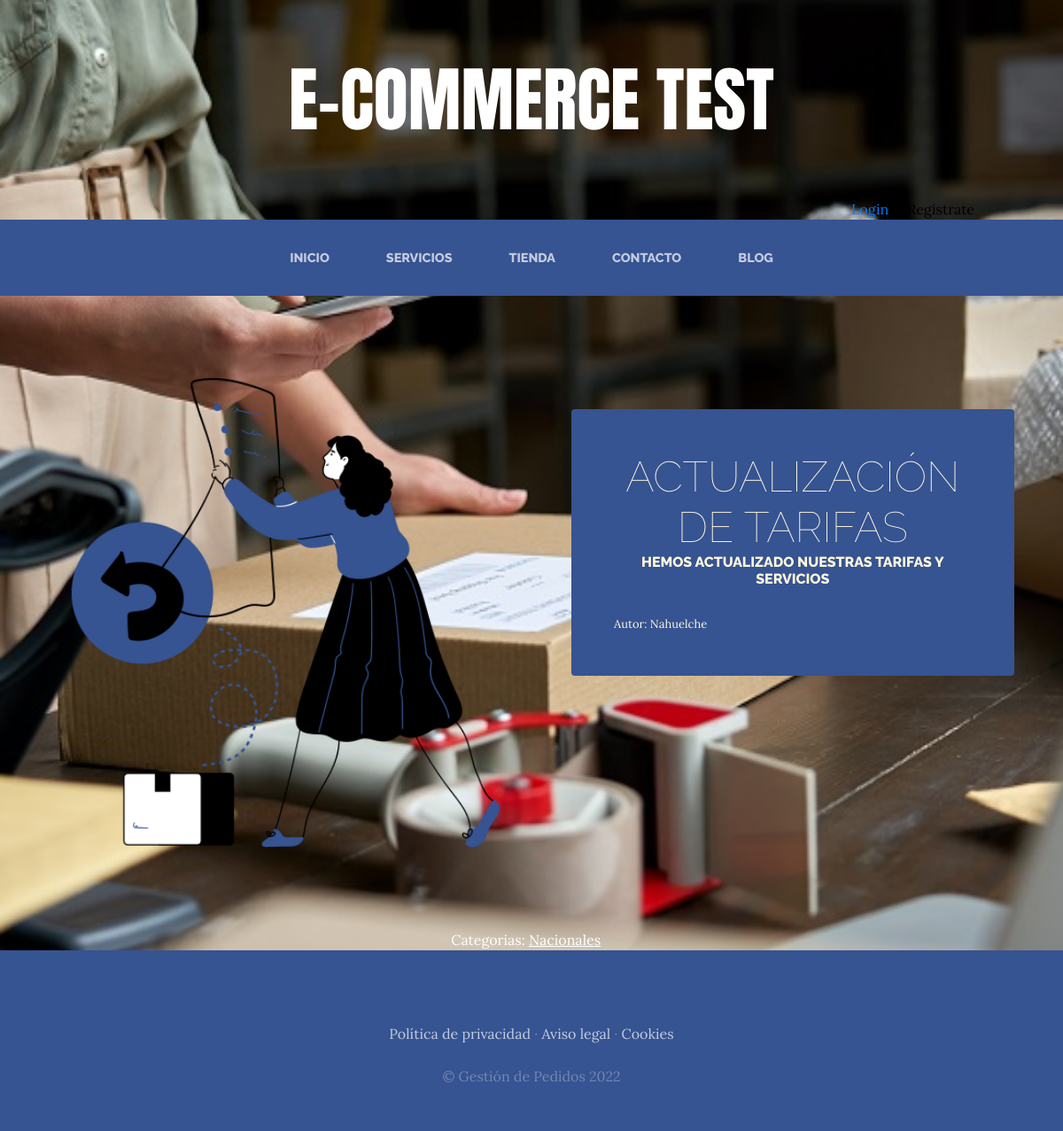
The app's page /blogs/ with its own data.
### blog/models.py (models this page shows, shortened)
class Post(models.Model):
    title=models.CharField(max_length=50)
    content=models.CharField(max_length=50)
    image=models.ImageField(upload_to='blog', null=True, blank=True)
    author=models.ForeignKey(User, on_delete=models.CASCADE)
    categories=models.ManyToManyField(Category)
    created=models.DateTimeField(auto_now_add=True)
    updated=models.DateTimeField(auto_now_add=True)
    class Meta:
        verbose_name='post'
        verbose_name_plural='posts'

class Category(models.Model):
    name=models.CharField(max_length=50)
    created=models.DateTimeField(auto_now_add=True)
    updated=models.DateTimeField(auto_now_add=True)
    class Meta:
        verbose_name='category'
        verbose_name_plural='categories'

### blog/views.py (the view)
# urls.py: path('blogs/', include('blog.urls')),
def blog(request):
    posts=Post.objects.all()
    return render(request, "blog/blog.html", {"posts": posts})

### cart/context_processor.py (called while the page is built)
def cart_total_amount(request):
    total=0
    if request.user.is_authenticated:
        for key, value in request.session["cart"].items():
             total = total + float(value["price"])
    else:
        total = "Debes hacer login"
    return {"cart_total_amount":total}

### blog/templates/blog/blog.html
{% extends "ProjectWebApp/base.html" %}
{% load static %}
{% block content %}
    {% for post in posts %}
        <section class="page-section clearfix">
        <div class="container">
          <div class="intro">
            <img class="intro-img img-fluid mb-3 mb-lg-0 rounded" src="{{post.image.url}}" alt="" style="width: 50%;">
            <div class="intro-text left-0 text-center bg-faded p-5 rounded">
              <h2 class="section-heading mb-4" >
                <span class="section-heading-lower">{{post.title}}</span>
                <span class="section-heading-upper">{{post.content}}</span>
              </h2>
                <div style="text-align: left; font-size:small">
                    Autor: {{post.author}}
                </div>
            </div>
          </div>
        </div>
        </section>
    {% endfor %}
    <section>
        <div style="width:75%; margin: auto; text-align: center; color: white;">
            Categorias:
            {% for post in posts %}
                {% for category in post.categories.all %}
                <a href="{% url 'category' category.id %}" class="linksCategories">{{category.name}}</a>&nbsp;&nbsp;&nbsp;
                {% endfor %}
            {% endfor %}
        </div>
    </section>
{% endblock %}

### ProjectWebApp/static/ProjectWebApp/css/gestion.css (style rules this page uses)
body { font-family: 'Lora'; background: url("../img/Gestin-de-pedidos.jpg"); background-attachment: fixed; background-position: center; background-size: cover; }
h2, h3, h4, h5, h6 { font-family: 'Raleway'; }
.page-section { margin-top: 5rem; margin-bottom: 5rem; }
.section-heading { text-transform: uppercase; }
.section-heading .section-heading-upper { display: block; font-size: 1rem; font-weight: 800; padding-bottom:.5rem; }
.section-heading .section-heading-lower { display: block; font-size: 3rem; font-weight: 100; }
.bg-faded { background-color: rgba(255, 255, 255, 0.85); }
.intro { position: relative; }
@media (min-width: 992px) { .intro .intro-img { width: 75%; float: left; } }
@media (min-width: 992px) { .intro .intro-text { left: 600; width: 60%; margin-top: 3rem; background-color: rgba(54, 83, 146); color: cornsilk; position: absolute; } }
@media (min-width: 1200px) { .intro .intro-text { width: 45%; } }
.linksCategories { color: white; text-decoration: underline; }

### records on screen
Post: image (picture), title "ACTUALIZACIÓN DE TARIFAS", content "HEMOS ACTUALIZADO NUESTRAS TARIFAS Y SERVICIOS", author "Nahuelche"
Category: name "Nacionales"
